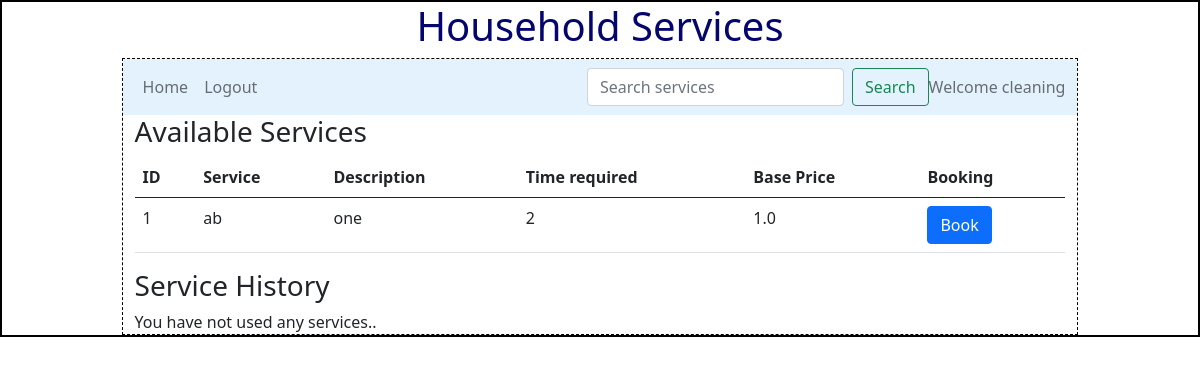
The app's page /customer/cleaning/1, older data.
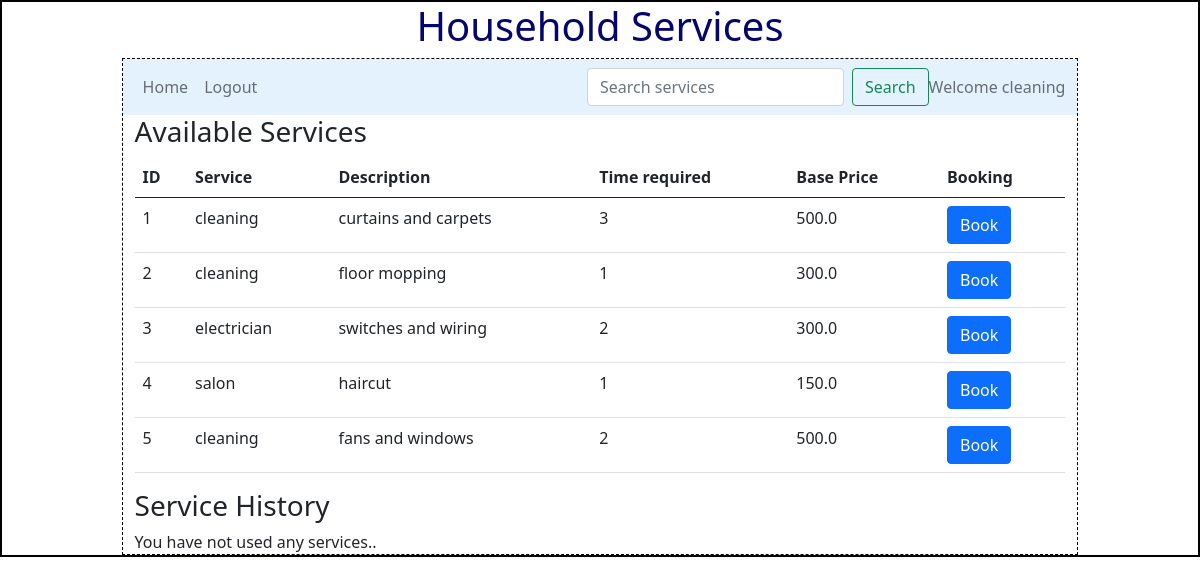
The same page, newer data.
### backend/models.py (models this page shows)
class Services(db.Model):
    __tablename__="services"
    service_id=db.Column(db.Integer,primary_key=True)
    name=db.Column(db.String,nullable=False)
    price=db.Column(db.Float,nullable=False)
    description=db.Column(db.String,unique=True,nullable=False)
    time_required=db.Column(db.Integer,nullable=False)
    service_professionals=db.relationship("Professional",cascade="all,delete",backref="services",lazy=True)
    service_service_requests=db.relationship("Service_requests",cascade="all,delete",backref="services",lazy=True)

### backend/controllers.py (the view)
@app.route("/customer/<name>/<id>", methods=["GET", "POST"])
def customer_dashboard(name,id):
    services=get_services()
    customer_requests=get_customer_requests(id)
    return render_template("customer_dashboard.html",customer_requests=customer_requests,services=services,name=name,id=id)

### backend/controllers.py (called while the page is built)
def get_services():
    services=Services.query.all()
    return services

def get_customer_requests(id):
    customer_requests=Service_requests.query.filter_by(customer_id=id).all()
    return customer_requests

### templates/customer_dashboard.html
{%extends "customer_home_layout.html"%}
{%block content%}
<div class="container">
    <div><h3>Available Services</h3></div>
    {%if services%}
    <table class="table">
        <thead>
          <tr>
            <th scope="col">ID</th>
            <th scope="col">Service</th>
            <th scope="col">Description</th>
            <th scope="col">Time required</th>
            <th scope="col">Base Price</th>
            <th scope="col">Booking</th>
          </tr>
        </thead>
        <tbody>
            {%for service in services%}
          <tr>
            <td>{{service.service_id}}</td>
            <td>{{service.name}}</td>
            <td>{{service.description}}</td>
            <td>{{service.time_required}}</td>
            <td>{{service.price}}</td>
            <td><a class="btn btn-primary" href="/customer/{{name}}/{{id}}/{{service.service_id}}/book" type="button">Book</a></td>
          </tr>
          {%endfor%}
        </tbody>
      </table>
      {%else%}
      <div>No services available..</div>
      {%endif%}
  </div>
  <div class="container">
    <div><h3>Service History</h3></div>
    {%if customer_requests%}
    <table class="table">
      <thead>
        <tr>
          <th scope="col">ID</th>
          <th scope="col">Service</th>
          <th scope="col">Professional</th>
          <th scope="col">Professional email</th>
          <th scope="col">Status</th>
        </tr>
      </thead>
      <tbody>
        {%for request in customer_requests%}
        <tr>
          <td>{{request.request_id}}</td>
          <td>{{request.request_service.name}}</td>
          <td>{{request.request_professional.full_name}}</td>
          <td>{{request.request_professional.email}}</td>
          {%if request.status=="accepted"%}
          <td><a class="btn btn-primary" href="/customer/{{name}}/{{id}}/{{request.request_id}}/close" type="button">Close it?</a></td>
          {%else%}
          <td>{{request.status}}</td>
          {%endif%}
        </tr>
        {%endfor%}
      </tbody>
    </table>
    {%else%}
    <div>You have not used any services..</div>
    {%endif%}
  </div>
  {%endblock%}

### templates/customer_home_layout.html (shortened to what this page needs)
<!DOCTYPE html>
<html>
    <head>
        <link rel="stylesheet" href="/static/styles/main.css">
        <link href="https://cdn.jsdelivr.net/npm/bootstrap@5.0.2/dist/css/bootstrap.min.css" rel="stylesheet">
    </head>
    <body>
        <div class="my_container">
            <div class="center"><h1>Household Services</h1></div>
            <div class="my_panel">
                <nav class="navbar navbar-expand-lg navbar-light" style="background-color: #e3f2fd;">
                    <div class="container-fluid">
                      <div class="collapse navbar-collapse" id="navbarText">
                        <ul class="navbar-nav me-auto mb-2 mb-lg-0">
                          <li class="nav-item">
                            <a class="nav-link" href="/customer/{{name}}/{{id}}">Home</a>
                          </li>
                          <li class="nav-item">
                            <a class="nav-link" href="/login">Logout</a>
                          </li>
                        </ul>
                        <form class="d-flex" method="POST" action="/customer/{{name}}/{{id}}/search">
                          <input class="form-control me-2" type="search" placeholder="Search services" aria-label="Search" name="search_txt" id="search_txt">
                          <button class="btn btn-outline-success" type="submit">Search</button>
                        </form>
                        <span class="navbar-text">
                          <div>Welcome {{name}}</div>
                        </span>
                      </div>
                    </div>
                  </nav>
                  {%block content%}{%endblock%}
            </div>
        </div>
    </body>
</html>

### static/styles/main.css (style rules this page uses)
* { margin:0px; }
.my_container { border: 2px solid black; }
.my_panel { width: 80%; margin: auto; height: auto; border: 1px dashed black; }
.center { text-align: center; margin: auto; color: rgb(5,5,110) }

Row changes from the older to the newer data that the page shows:
changed Services id 1: name "ab" → "cleaning"; description "one" → "curtains and carpets"; time_required "2" → "3"; price "1.0" → "500.0"
added Services: service_id "2", name "cleaning", description "floor mopping", time_required "1", price "300.0"
added Services: service_id "3", name "electrician", description "switches and wiring", time_required "2", price "300.0"
added Services: service_id "4", name "salon", description "haircut", time_required "1", price "150.0"
added Services: service_id "5", name "cleaning", description "fans and windows", time_required "2", price "500.0"
